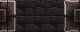

A 2D game scene composited from a Tiled map and its tileset images. What follows is a short description and the map's XML, with every tile layer's data as written:
An orthogonal 5x2 tile map with 16x16 px tiles, 1 tile layer (Capa de patrones 1).

<map version="1.10" tiledversion="1.11.2" orientation="orthogonal" renderorder="right-down" width="5" height="2" tilewidth="16" tileheight="16" infinite="0" nextlayerid="2" nextobjectid="1">
 <tileset firstgid="1" source="main_lev_build.tsx" />
 <layer id="1" name="Capa de patrones 1" width="5" height="2">
  <data encoding="csv">
5791,3787,3791,4554,5774,
4364,3787,3787,3787,4385
</data>
 </layer>
</map>
